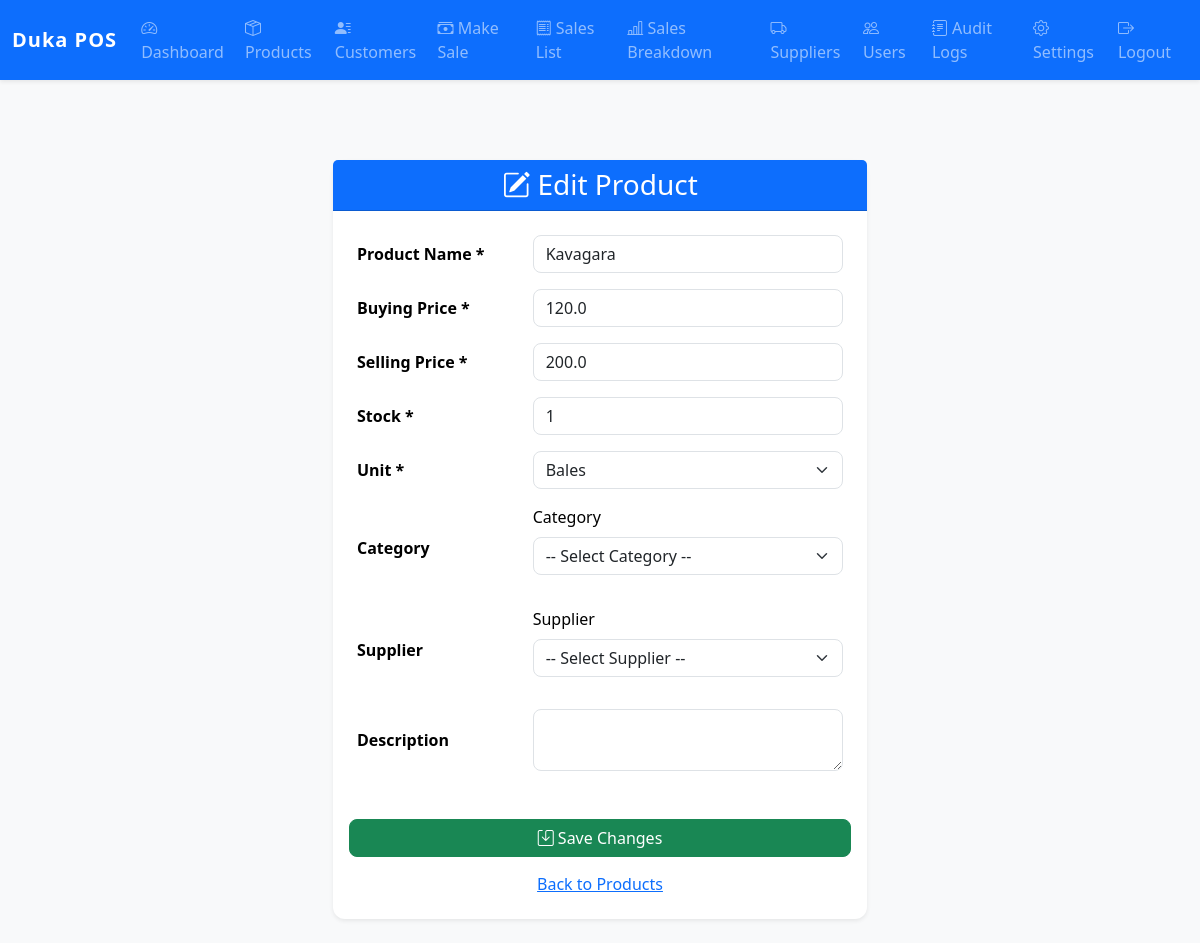
Screenshot of /products/edit/1 (signed in) with the database file from the repository.
### models.py (models this page shows, shortened)
class Product(db.Model):
    id = db.Column(db.Integer, primary_key=True)
    name = db.Column(db.String(100), nullable=False)
    buying_price = db.Column(db.Float, nullable=False, default=0.0)
    selling_price = db.Column(db.Float, nullable=False, default=0.0)
    stock = db.Column(db.Integer, nullable=False)
    unit = db.Column(db.String(50))
    category_id = db.Column(db.Integer, db.ForeignKey('category.id'))
    category = db.relationship('Category', backref='products')
    supplier_id = db.Column(db.Integer, db.ForeignKey('supplier.id'))
    image = db.Column(db.String(200))
    barcode = db.Column(db.String(100))
    description = db.Column(db.Text)
    histories = db.relationship('ProductHistory', backref='product', lazy=True)

### app.py (the view, shortened to what this page needs)
@app.route('/products/edit/<int:product_id>', methods=['GET', 'POST'])
@login_required(role='admin')
def edit_product_page(product_id):
    units = ['KGs', 'Grams', 'Liters', 'Milliliters', 'Pieces', 'Bales', 'Packs', 'Boxes', 'Cartons', 'Dozens', 'Meters', 'Rolls', 'Bottles', 'Bags', 'Trays']
    product = Product.query.get_or_404(product_id)
    categories = Category.query.all()
    suppliers = Supplier.query.all()
    return render_template('edit_product.html', product=product, units=units, categories=categories, suppliers=suppliers)

### app.py (called while the page is built)
def login_required(role=None):
    def decorator(f):
        from functools import wraps
        @wraps(f)
        def decorated_function(*args, **kwargs):
            if 'user_id' not in session:
                return redirect(url_for('login'))
            if role and session.get('role') != role:
                flash('You do not have permission to access this page.', 'danger')
                return redirect(url_for('home'))
            return f(*args, **kwargs)
        return decorated_function
    return decorator

@app.context_processor
def inject_business_details():
    keys = ['business_name', 'business_address', 'business_contact', 'tax_info', 'business_email', 'website', 'receipt_footer', 'business_logo']
    settings = {key: Setting.query.filter_by(key=key).first() for key in keys}
    return dict(business_settings=settings)

### templates/edit_product.html (shortened to what this page needs)
{% extends "base.html" %}
{% block content %}
<div class="container-fluid py-4">
    <div class="row justify-content-center">
        <div class="col-md-8 col-lg-6">
            <div class="card shadow-sm border-0">
                <div class="card-header bg-primary text-white text-center">
                    <h3 class="mb-0"><i class="bi bi-pencil-square"></i> Edit Product</h3>
                </div>
                <div class="card-body">
                    <form method="POST">
                        <div class="table-responsive">
                            <table class="table table-borderless align-middle mb-0">
                                <tbody>
                                    <tr>
                                        <th style="width: 35%;">Product Name *</th>
                                        <td>
                                            <input type="text" class="form-control" name="name" value="{{ product.name }}" required>
                                        </td>
                                    </tr>
                                    <tr>
                                        <th>Buying Price *</th>
                                        <td>
                                            <input type="number" step="0.01" class="form-control" name="buying_price" value="{{ product.buying_price }}" required>
                                        </td>
                                    </tr>
                                    <tr>
                                        <th>Selling Price *</th>
                                        <td>
                                            <input type="number" step="0.01" class="form-control" name="selling_price" value="{{ product.selling_price }}" required>
                                        </td>
                                    </tr>
                                    <tr>
                                        <th>Stock *</th>
                                        <td>
                                            <input type="number" class="form-control" name="stock" value="{{ product.stock }}" min="0" required>
                                        </td>
                                    </tr>
                                    <tr>
                                        <th>Unit *</th>
                                        <td>
                                            <select class="form-select" name="unit" required>
                                                {% for unit in units %}
                                                <option value="{{ unit }}" {% if product.unit == unit %}selected{% endif %}>{{ unit }}</option>
                                                {% endfor %}
                                            </select>
                                        </td>
                                    </tr>
                                    <tr>
                                        <th>Category</th>
                                        <td>
                                            <div class="mb-3">
                                                <label for="category" class="form-label">Category</label>
                                                <select class="form-select" name="category" id="category">
                                                    <option value="">-- Select Category --</option>
                                                </select>
                                            </div>
                                        </td>
                                    </tr>
                                    <tr>
                                        <th>Supplier</th>
                                        <td>
                                            <div class="mb-3">
                                                <label for="supplier" class="form-label">Supplier</label>
                                                <select class="form-select" name="supplier" id="supplier">
                                                    <option value="">-- Select Supplier --</option>
                                                </select>
                                            </div>
                                        </td>
                                    </tr>
                                    <tr>
                                        <th>Description</th>
                                        <td>
                                            <textarea class="form-control" name="description" rows="2">{{ product.description }}</textarea>
                                        </td>
                                    </tr>
                                </tbody>
                            </table>
                        </div>
                        <button type="submit" class="btn btn-success w-100 mt-4"><i class="bi bi-save"></i> Save Changes</button>
                        <a href="{{ url_for('products_page') }}" class="btn btn-link w-100 mt-2">Back to Products</a>
                    </form>
                </div>
            </div>
        </div>
    </div>
</div>
{% endblock %}

### templates/base.html (style rules this page uses)
body { background-color: #f8f9fa; font-family: 'Segoe UI', 'Roboto', Arial, sans-serif; }
.card { border-radius: 0.75rem; }
.btn, .form-control, .form-select { border-radius: 0.5rem; }
.table-responsive { margin-bottom: 1rem; }

### rows the page displays
Product: name "Kavagara", buying_price "120.0", selling_price "200.0", stock "1", unit "Bales"
